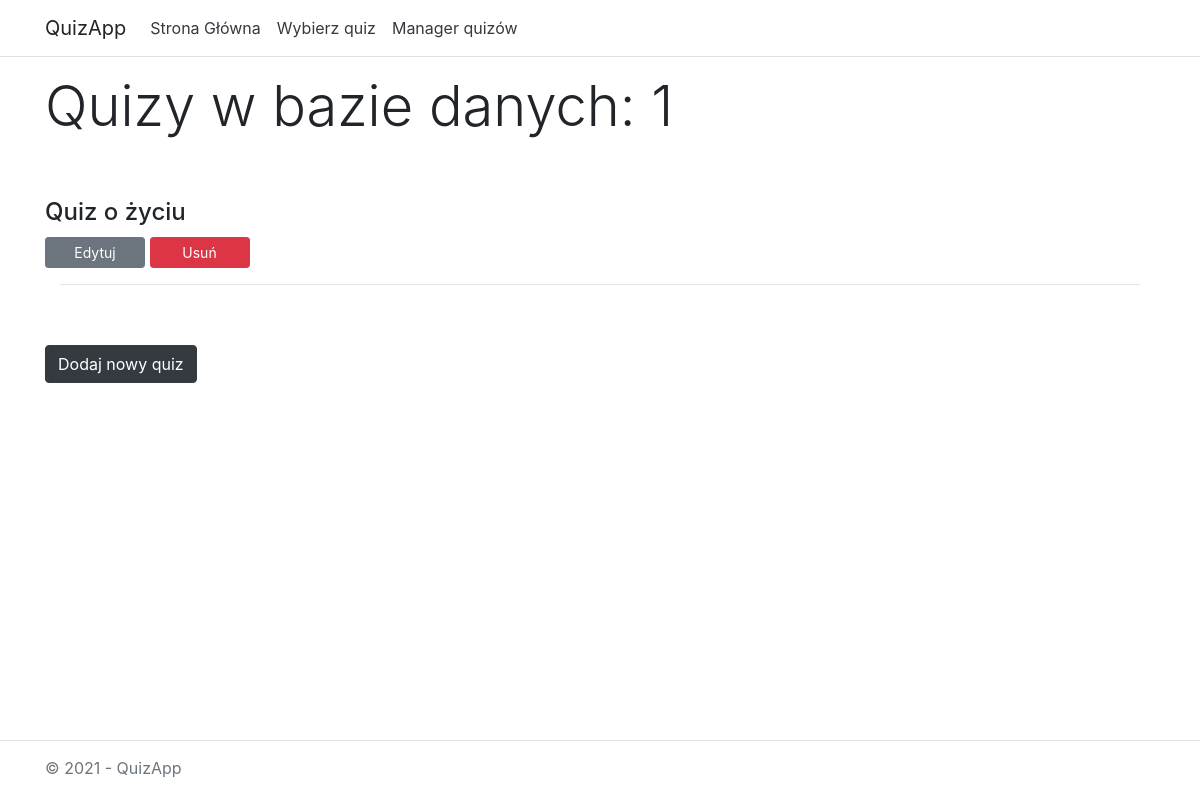
The app's page /quizzes/manage/, older data.
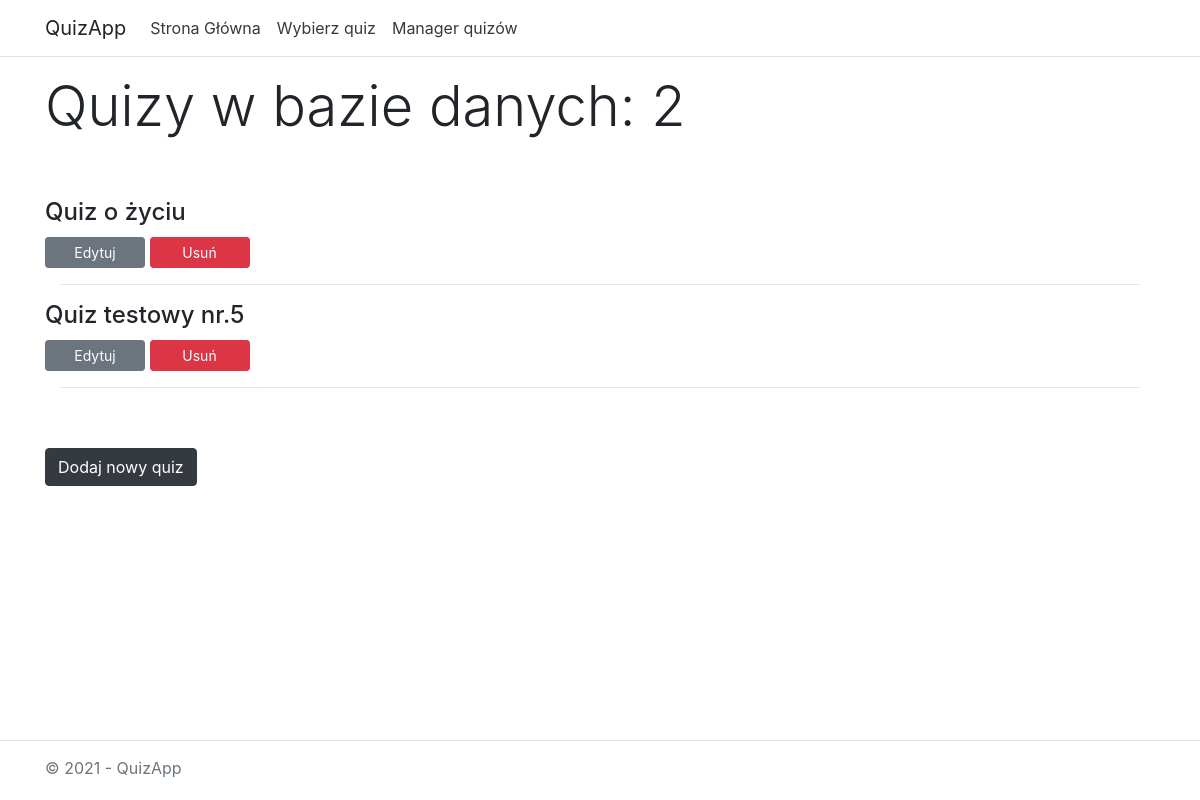
The same page, newer data.
### quizzes/models.py (models this page shows, shortened)
class Quiz(models.Model):
    title = models.CharField(max_length=64)

### quizzes/views.py (the view)
# urls.py: path('manage/', views.manage, name='manage'),
def manage(request):
    quizzes = Quiz.objects.all()
    template = loader.get_template('quizzes/manage.html')
    context = {
        'quizzes': quizzes
    }
    return HttpResponse(template.render(context, request))

### quizzes/templates/quizzes/manage.html (shortened to what this page needs)
{% load static %}
<!DOCTYPE html>
<html lang="en">
<head>
    <link rel="stylesheet" type="text/css" href="{% static 'quizzes/bootstrap.css' %}" />
</head>
<body>
    <header>
        <nav class="navbar navbar-expand-sm navbar-toggleable-sm navbar-light bg-white border-bottom box-shadow mb-3">
            <div class="container">
                <a class="navbar-brand" style="user-select: none" >QuizApp</a>
                <div class="navbar-collapse collapse d-sm-inline-flex justify-content-between">
                    <ul class="navbar-nav flex-grow-1">
                        <li class="nav-item">
                            <a href="/quizzes/" class="nav-link text-dark" >Strona Główna</a>
                        </li>
                        <li class="nav-item">
                            <a href="/quizzes/select" class="nav-link text-dark" >Wybierz quiz</a>
                        </li>
                        <li class="nav-item">
                            <a href="/quizzes/manage" class="nav-link text-dark" >Manager quizów</a>
                        </li>
                    </ul>
                </div>
            </div>
        </nav>
    </header>
    <div class="container" style="padding-bottom: 60px">
        <main role="main" class="pb-3">
            <div class="container">
                <div class="row" style="margin-bottom: 50px">
                <h1 class="display-4">Quizy w bazie danych: {{ quizzes|length }}</h1>
                </div>
                {% if quizzes %}
                {% for quiz in quizzes %}
                    <div class="row">
                        <div class="media">
                            <div class="media-body">
                                <h4 style="margin: 0">{{ quiz.title }}</h4>
                                <a href="{% url 'edit' quiz.id %}" class="btn btn-secondary btn-sm" role="button" style="margin-top: 10px; color:white; width: 100px">Edytuj</a>
                                <a href="{% url 'delete' quiz.id %}" class="btn btn-danger btn-sm" role="button" style="margin-top: 10px; color:white; width: 100px">Usuń</a>
                            </div>
                        </div>
                    </div>
                    <hr>
                {% endfor %}
                {% else %}
                    <div class="row" style="margin-top: 20px">
                    <p style="font-size: large">Brak quizów w bazie danych.</p>
                    </div>
            {% endif %}
            <div class="row" style="margin-top: 60px">
                <button onclick="toggle()" id="addNewQuiz" class="btn btn-dark">Dodaj nowy quiz</button>
            </div>
            </div>
        </main>
    </div>
    <div class="navbar-fixed-bottom" style="position: fixed; height: 60px; bottom: 0; width: 100%; user-select: none; z-index: 100; background-color: white">
    <footer class="border-top footer text-muted" >
        <div class="container" style="margin-top: 15px">
            &copy; 2021 - QuizApp
        </div>
    </footer>
    </div>
</body>
</html>

Row changes from the older to the newer data that the page shows:
added Quiz: title "Quiz testowy nr.5"
Text that changed along with them:
{{ quizzes|length }}: "1" → "2"
